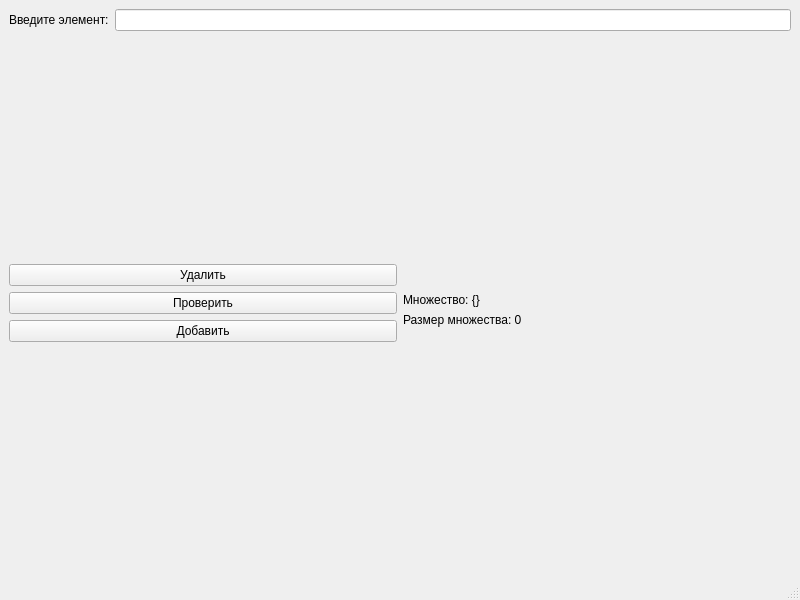
<?xml version="1.0" encoding="UTF-8"?>
<ui version="4.0">
 <class>MainWindow</class>
 <widget class="QMainWindow" name="MainWindow">
  <property name="geometry">
   <rect>
    <x>0</x>
    <y>0</y>
    <width>800</width>
    <height>600</height>
   </rect>
  </property>
  <property name="windowTitle">
   <string>MainWindow</string>
  </property>
  <widget class="QWidget" name="centralwidget">
   <layout class="QVBoxLayout" name="verticalLayout_4">
    <item>
     <layout class="QHBoxLayout" name="horizontalLayout_2">
      <item>
       <widget class="QLabel" name="label">
        <property name="text">
         <string>Введите элемент:</string>
        </property>
       </widget>
      </item>
      <item>
       <widget class="QLineEdit" name="inputField"/>
      </item>
     </layout>
    </item>
    <item>
     <layout class="QHBoxLayout" name="horizontalLayout">
      <item>
       <layout class="QVBoxLayout" name="verticalLayout">
        <item>
         <spacer name="verticalSpacer_3">
          <property name="orientation">
           <enum>Qt::Vertical</enum>
          </property>
          <property name="sizeHint" stdset="0">
           <size>
            <width>20</width>
            <height>40</height>
           </size>
          </property>
         </spacer>
        </item>
        <item>
         <widget class="QPushButton" name="removeButton">
          <property name="text">
           <string>Удалить</string>
          </property>
         </widget>
        </item>
        <item>
         <widget class="QPushButton" name="checkButton">
          <property name="text">
           <string>Проверить</string>
          </property>
         </widget>
        </item>
        <item>
         <widget class="QPushButton" name="addButton">
          <property name="text">
           <string>Добавить</string>
          </property>
         </widget>
        </item>
        <item>
         <spacer name="verticalSpacer_4">
          <property name="orientation">
           <enum>Qt::Vertical</enum>
          </property>
          <property name="sizeHint" stdset="0">
           <size>
            <width>20</width>
            <height>40</height>
           </size>
          </property>
         </spacer>
        </item>
       </layout>
      </item>
      <item>
       <layout class="QVBoxLayout" name="verticalLayout_3">
        <item>
         <spacer name="verticalSpacer">
          <property name="orientation">
           <enum>Qt::Vertical</enum>
          </property>
          <property name="sizeHint" stdset="0">
           <size>
            <width>20</width>
            <height>40</height>
           </size>
          </property>
         </spacer>
        </item>
        <item>
         <widget class="QLabel" name="setDisplay">
          <property name="text">
           <string>Множество: {}</string>
          </property>
         </widget>
        </item>
        <item>
         <layout class="QVBoxLayout" name="verticalLayout_2">
          <item>
           <widget class="QLabel" name="sizeLabel">
            <property name="text">
             <string>Размер множества: 0</string>
            </property>
           </widget>
          </item>
          <item>
           <spacer name="verticalSpacer_2">
            <property name="orientation">
             <enum>Qt::Vertical</enum>
            </property>
            <property name="sizeHint" stdset="0">
             <size>
              <width>20</width>
              <height>40</height>
             </size>
            </property>
           </spacer>
          </item>
         </layout>
        </item>
       </layout>
      </item>
     </layout>
    </item>
   </layout>
  </widget>
  <widget class="QMenuBar" name="menubar">
   <property name="geometry">
    <rect>
     <x>0</x>
     <y>0</y>
     <width>800</width>
     <height>23</height>
    </rect>
   </property>
  </widget>
  <widget class="QStatusBar" name="statusbar"/>
 </widget>
 <resources/>
 <connections/>
</ui>
